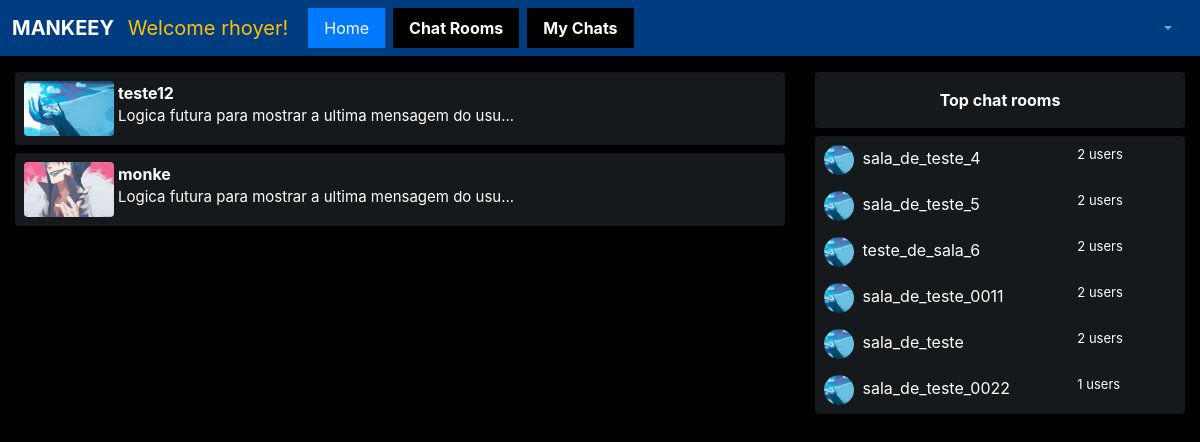
/private_chat/inbox/ (signed in), run on an earlier commit of the app's database.
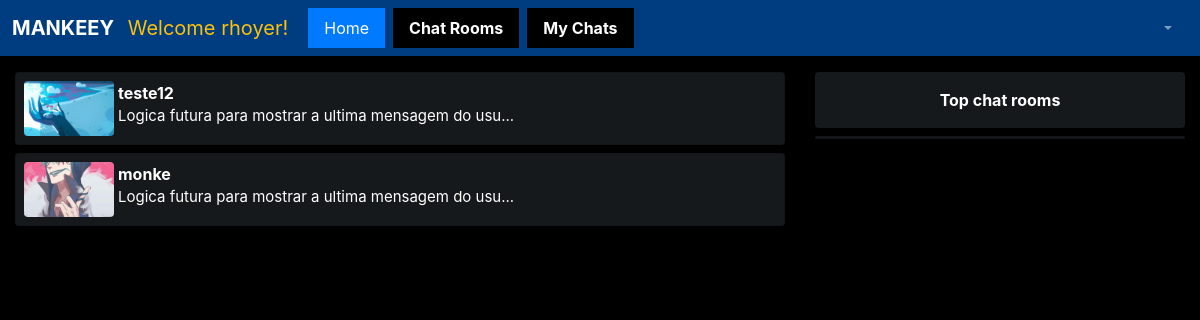
And on a later commit of the database.
### private_chat/models.py (models this page shows)
class ThreadModel(models.Model):
    user = models.ForeignKey(User, on_delete=models.CASCADE, related_name='+')
    receiver = models.ForeignKey(User, on_delete=models.CASCADE, related_name='+')

### chat/models.py (models this page shows, shortened)
class Profile(models.Model):
    user = models.OneToOneField(User, primary_key=True, related_name='profile', on_delete=models.CASCADE, blank=True)
    name = models.CharField(max_length=50, blank=True, null=True)
    image = models.ImageField(upload_to='img_profile/', default="img_profile/default.jpg", blank=True)

class ChatRoom(models.Model):
    name = models.CharField(max_length=255)
    users = models.ManyToManyField(User)
    image = models.ImageField(upload_to='img_room/', default="img_room/default.jpg", blank=True)

### private_chat/views.py (the view)
# urls.py: path('inbox/', ListThreads.as_view(), name='inbox'),
class ListThreads(LoginRequiredMixin, View):
    def get(self, request, *args, **kwargs):
        threads = ThreadModel.objects.filter(Q(user=request.user) | Q(receiver=request.user))
        salas_user = ChatRoom.objects.filter(users=request.user)
        context = {
            'threads': threads,
            'salas_user': salas_user
        }
        return render(request, 'private_chat/inbox.html', context)

### private_chat/templates/private_chat/inbox.html (shortened to what this page needs)
{% extends 'navbar.html' %}
{% block content %}
{% if threads %}
<div class="container-fluid">
    <div class="row mb-3">
        <div class="col-lg-8 mt-2">
            {% for th in threads %}
            <a href="{% url 'thread' th.pk %}" class="m-0 p-0" style="text-decoration:none">
                <div class="card rounded text-white mt-2" style="background-color:#343a406e">
                    <div class="card-horizontal rounded p-2">
                        <div class="img-square-wrapper embed-responsive rounded" style="width:90px;height:55px;object-fit:cover">
                            {% if th.receiver == request.user %}
                            <img class="embed-responsive-item" src="{{th.user.profile.image.url}}" alt="Card image cap" style="width:90px;height:55px;object-fit:cover">
                            {% else %}
                            <img class="embed-responsive-item" src="{{th.receiver.profile.image.url}}" alt="Card image cap" style="width:90px;height:55px;object-fit:cover">
                            {% endif %}
                        </div>
                        <div class="card-body p-0 m-0 ml-1">
                            {% if th.receiver == request.user %}
                            <p class="card-text m-0 p-0"><strong>{{th.user}}</strong></p>
                            <p class="m-0 p-0" style="font-size:15px">Logica futura para mostrar a ultima mensagem do usu...</p>
                            {% else %}
                            <p class="card-text m-0 p-0"><strong>{{th.receiver}}</strong></p>
                            <p class="m-0 p-0" style="font-size:15px">Logica futura para mostrar a ultima mensagem do usu...</p>
                            {% endif %}
                        </div>
                    </div>
                </div>
            </a>
            {% endfor %}
        </div>
        <div class="col-lg-4 mt-3 rounded" id="side-bar">
            <p class="text-center p-3 m-0 mb-2 rounded text-white" style="background-color:#343a406e"><strong>Top chat rooms</strong></p>
            <div class="card" style="background-color:#343a406e">
                <div class="card-body row m-0 p-0">
                    {% for sala in salas_user %}
                    <a class="col-12 row text-white m-0 p-0 salas_links" style="text-decoration:none" href="/chat/{{sala.name}}/">
                        <div class="col-8 p-2"><img src="{{ sala.image.url }}" class="img-fluid rounded-circle mr-1" style="width:30px;height:30px;object-fit:cover"> {{ sala.name }}</div>
                        <div class="col-3 p-2 ml-2" style="font-size:13px">{{sala.users.count}} users</div>
                    </a>
                    {% endfor %}
                </div>
            </div>
        </div>
    </div>
</div>
{% endif %}
{% endblock content %}

What changed in the data, as far as the page shows it:
removed ChatRoom: image (placeholder picture), name "sala_de_teste_4", users.count "2"
removed ChatRoom: image (placeholder picture), name "sala_de_teste_5", users.count "2"
removed ChatRoom: image (placeholder picture), name "teste_de_sala_6", users.count "2"
removed ChatRoom: image (placeholder picture), name "sala_de_teste_0011", users.count "2"
removed ChatRoom: image (placeholder picture), name "sala_de_teste", users.count "2"
removed ChatRoom: image (placeholder picture), name "sala_de_teste_0022", users.count "1"
